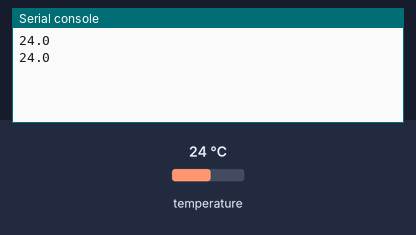
Bench run of a program on a simulated ESP32 board running MicroPython. Shown: the last lines printed to the serial console. The inputs (shaded band) are chosen by the test bench; at power-on: temperature 24 °C.

Above: at 1.2 s.
1.3 s: temperature set to 12 °C
At 2.6 s:
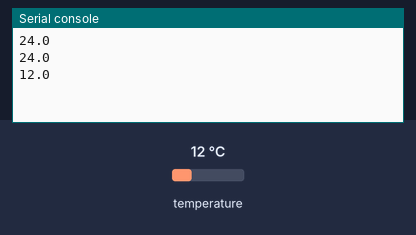
2.8 s: temperature set to 19 °C
At 3.9 s:
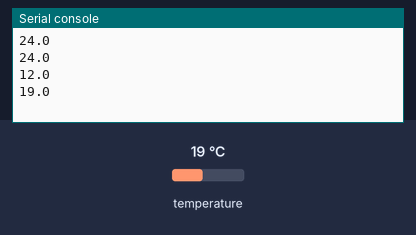
Timing chart, 0 to 5.8 s (numbered marks = the images above; inputs shaded):
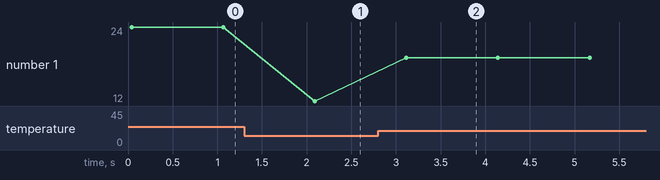

The program:

ds18b20Demo.py
```python
#Hardware Platform: FireBeetle-ESP32
#Result: measure enviromental temperature.
#Hardware Connection: this test need to connect a 'DS18B20' digital temperature sensor in IO25.
#The info below shows that ds18b20Demo is available for the current version.
# IO0  IO2  IO4  IO5  IO9  IO10 IO12~19
# IO21 IO22 IO23 IO25 IO26 IO27

from machine import Pin
import onewire
import ds18x20
import time

ow = onewire.OneWire(Pin(25))   #Init wire
ds=ds18x20.DS18X20(ow)          #create ds18x20 object
while True:
  roms=ds.scan()                #scan ds18x20
  ds.convert_temp()             #convert temperature
  for rom in roms:
    print(ds.read_temp(rom))    #display
  time.sleep(1)
```

Measured:
- after the input at 1.3 s, the serial console: prints a new line after 0.79 s (image 1)
- after the input at 2.8 s, the serial console: prints a new line after 0.32 s (image 2)
- plotted number 1: 24 → 12 after the input at 1.3 s, 12 → 19 after the input at 2.8 s
